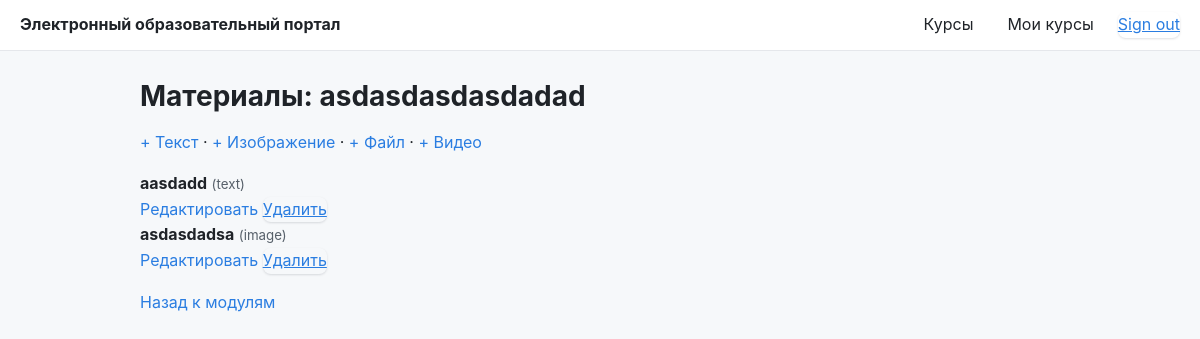
The page /manage/modules/2/contents/ (signed in) on the database its author committed.
### courses/models.py (models this page shows, shortened)
class Module(models.Model):
    course = models.ForeignKey(Course, related_name='modules', on_delete=models.CASCADE)
    title = models.CharField(max_length=200)
    description = models.TextField(blank=True)
    order = OrderField(blank=True, for_fields=['course'])
    class Meta:
        ordering = ['order']

class Content(models.Model):
    module = models.ForeignKey(Module, related_name='contents', on_delete=models.CASCADE)
    content_type = models.ForeignKey(
        ContentType,
        on_delete=models.CASCADE,
        limit_choices_to={'model__in': ('text', 'video', 'image', 'file')}
    )
    object_id = models.PositiveIntegerField()
    item = GenericForeignKey('content_type', 'object_id')
    order = OrderField(blank=True, for_fields=['module'])
    class Meta:
        ordering = ['order']

class ItemBase(models.Model):
    owner = models.ForeignKey(
        User,
        related_name='%(class)s_related',
        on_delete=models.CASCADE
    )
    title = models.CharField(max_length=200)
    created = models.DateTimeField(auto_now_add=True)
    updated = models.DateTimeField(auto_now=True)
    class Meta:
        abstract = True

class Text(ItemBase):
    content = models.TextField()

class Image(ItemBase):
    file = models.ImageField(upload_to='images')

### courses/views.py (the view)
# urls.py: path('manage/modules/<int:module_id>/contents/', views.ModuleContentListView.as_view(), name='module_content_list'),
class ModuleContentListView(OwnerCourseMixin, View):
    template_name = 'courses/manage/content/list.html'
    def get(self, request, module_id):
        module = get_object_or_404(Module, id=module_id, course__owner=request.user)
        return render(request, self.template_name, {'module': module})

### courses/templates/courses/manage/content/list.html (shortened to what this page needs)
{% extends "base.html" %} {% block title %}Материалы модуля{% endblock %} {% block content %}
<h1>Материалы: {{ module.title }}</h1>
<p>
	<a href="{% url 'courses:content_create' module.id 'text' %}">+ Текст</a> ·
	<a href="{% url 'courses:content_create' module.id 'image' %}"
		>+ Изображение</a
	>
	· <a href="{% url 'courses:content_create' module.id 'file' %}">+ Файл</a> ·
	<a href="{% url 'courses:content_create' module.id 'video' %}">+ Видео</a>
</p>
<ul>
	{% for content in module.contents.all %}
	<li>
		<strong>{{ content.item.title }}</strong>
		<small>({{ content.content_type.model }})</small>
		<div>
			<a
				href="{% url 'courses:content_update' module.id content.content_type.model content.item.id %}"
				>Редактировать</a
			>
			<form
				action="{% url 'courses:content_delete' content.id %}"
				method="post"
				style="display: inline"
			>
				<button type="submit" class="linklike">Удалить</button>
			</form>
		</div>
	</li>
	{% empty %}
	<li>Нет материалов.</li>
	{% endfor %}
</ul>
<p>
	<a href="{% url 'courses:course_module_update' module.course.id %}"
		>Назад к модулям</a
	>
</p>
{% endblock %}

### courses/static/css/base.css (style rules this page uses)
:root { --bg: #f6f8fa; --bg-muted: #eef2f6; --panel: #ffffff; --text: #1f2328; --text-muted: #57606a; --border: #e5e7eb; --accent: #2a7de1; --accent-strong: #1d64b8; --accent-soft: #e8f2ff; --danger: #d93025; --success: #108a00; --shadow: 0 1px 2px rgba(16, 24, 40, 0.06), 0 1px 3px rgba(16, 24, 40, 0.08); --radius: 12px; }
* { box-sizing: border-box; }
html, body { height: 100%; }
body { margin: 0; font-family: -apple-system, BlinkMacSystemFont, 'Segoe UI', Roboto, Inter, Oxygen, Ubuntu, Cantarell, 'Fira Sans', 'Droid Sans', 'Helvetica Neue', Arial, system-ui, sans-serif; line-height: 1.6; color: var(--text); background: var(--bg); }
h1, h2, h3 { line-height: 1.25; margin: 0 0 16px; }
h1 { font-size: 28px; }
p { margin: 0 0 12px; color: var(--text); }
small, .muted { color: var(--text-muted); }
a { color: var(--accent); text-decoration: none; }
.button, button, [type='submit'], .btn { display: inline-flex; align-items: center; gap: 8px; padding: 8px 14px; border-radius: 8px; border: 1px solid var(--accent); background: var(--accent); color: #fff; font-weight: 600; cursor: pointer; box-shadow: var(--shadow); }
.linklike { background: none; border: none; color: var(--accent); padding: 0; cursor: pointer; text-decoration: underline; font: inherit; }
ul.subjects, ul.courses, .modules, ul { padding-left: 0; list-style: none; }
form { margin: 12px 0; }

### rows shown on the page
Module: title "asdasdasdasdadad"
Content: item "aasdadd", content_type.model "text"
Content: item "asdasdadsa", content_type.model "image"
